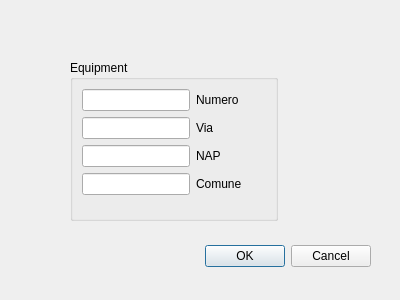
<?xml version="1.0" encoding="UTF-8"?>
<ui version="4.0">
 <class>Dialog</class>
 <widget class="QDialog" name="Dialog">
  <property name="geometry">
   <rect>
    <x>0</x>
    <y>0</y>
    <width>400</width>
    <height>300</height>
   </rect>
  </property>
  <property name="windowTitle">
   <string>Dialog</string>
  </property>
  <widget class="QDialogButtonBox" name="buttonBox">
   <property name="geometry">
    <rect>
     <x>30</x>
     <y>240</y>
     <width>341</width>
     <height>32</height>
    </rect>
   </property>
   <property name="orientation">
    <enum>Qt::Horizontal</enum>
   </property>
   <property name="standardButtons">
    <set>QDialogButtonBox::Cancel|QDialogButtonBox::Ok</set>
   </property>
  </widget>
  <widget class="QGroupBox" name="groupBox">
   <property name="geometry">
    <rect>
     <x>70</x>
     <y>60</y>
     <width>208</width>
     <height>161</height>
    </rect>
   </property>
   <property name="title">
    <string>Equipment</string>
   </property>
   <layout class="QFormLayout" name="formLayout">
    <item row="0" column="0">
     <widget class="QLineEdit" name="lineEdit"/>
    </item>
    <item row="0" column="1">
     <widget class="QLabel" name="label">
      <property name="text">
       <string>Numero</string>
      </property>
     </widget>
    </item>
    <item row="1" column="0">
     <widget class="QLineEdit" name="lineEdit_2"/>
    </item>
    <item row="1" column="1">
     <widget class="QLabel" name="label_2">
      <property name="text">
       <string>Via</string>
      </property>
     </widget>
    </item>
    <item row="2" column="0">
     <widget class="QLineEdit" name="lineEdit_3"/>
    </item>
    <item row="3" column="0">
     <widget class="QLineEdit" name="lineEdit_4"/>
    </item>
    <item row="2" column="1">
     <widget class="QLabel" name="label_3">
      <property name="text">
       <string>NAP</string>
      </property>
     </widget>
    </item>
    <item row="3" column="1">
     <widget class="QLabel" name="label_4">
      <property name="text">
       <string>Comune</string>
      </property>
     </widget>
    </item>
   </layout>
  </widget>
 </widget>
 <resources/>
 <connections>
  <connection>
   <sender>buttonBox</sender>
   <signal>accepted()</signal>
   <receiver>Dialog</receiver>
   <slot>accept()</slot>
   <hints>
    <hint type="sourcelabel">
     <x>248</x>
     <y>254</y>
    </hint>
    <hint type="destinationlabel">
     <x>157</x>
     <y>274</y>
    </hint>
   </hints>
  </connection>
  <connection>
   <sender>buttonBox</sender>
   <signal>rejected()</signal>
   <receiver>Dialog</receiver>
   <slot>reject()</slot>
   <hints>
    <hint type="sourcelabel">
     <x>316</x>
     <y>260</y>
    </hint>
    <hint type="destinationlabel">
     <x>286</x>
     <y>274</y>
    </hint>
   </hints>
  </connection>
 </connections>
</ui>
